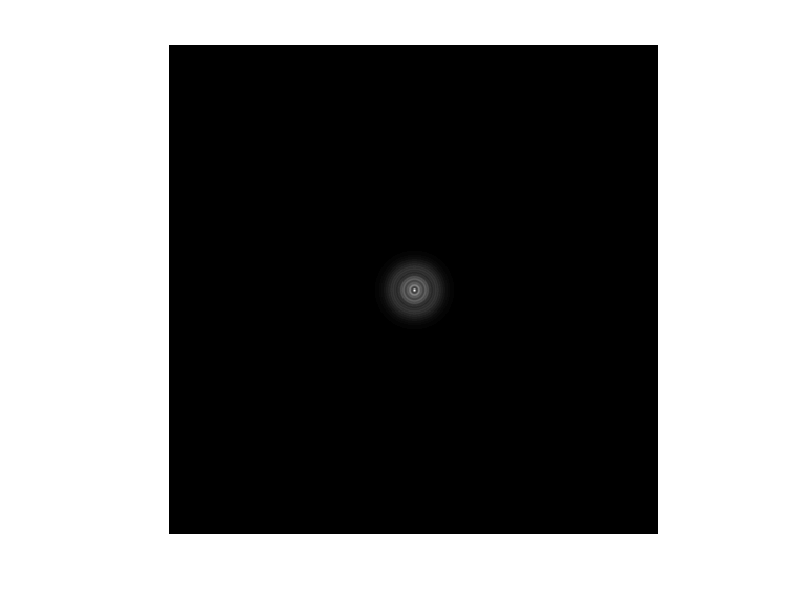
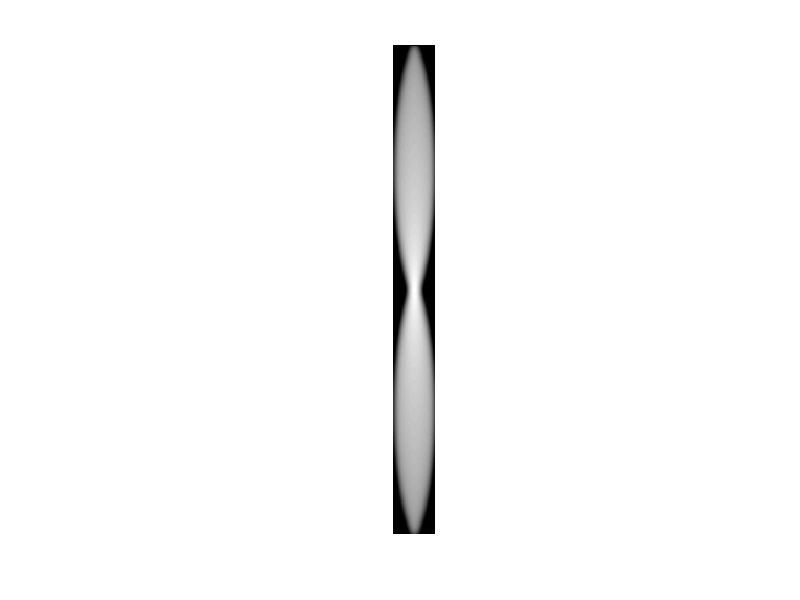
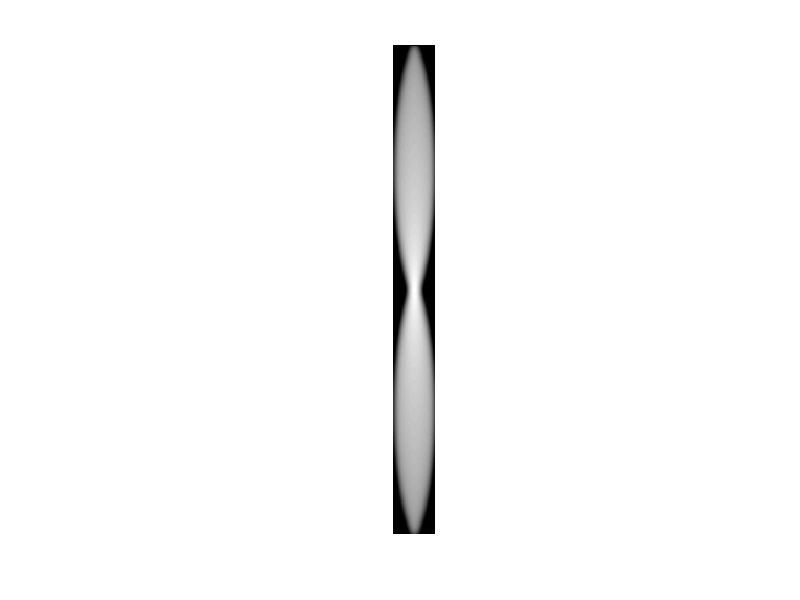
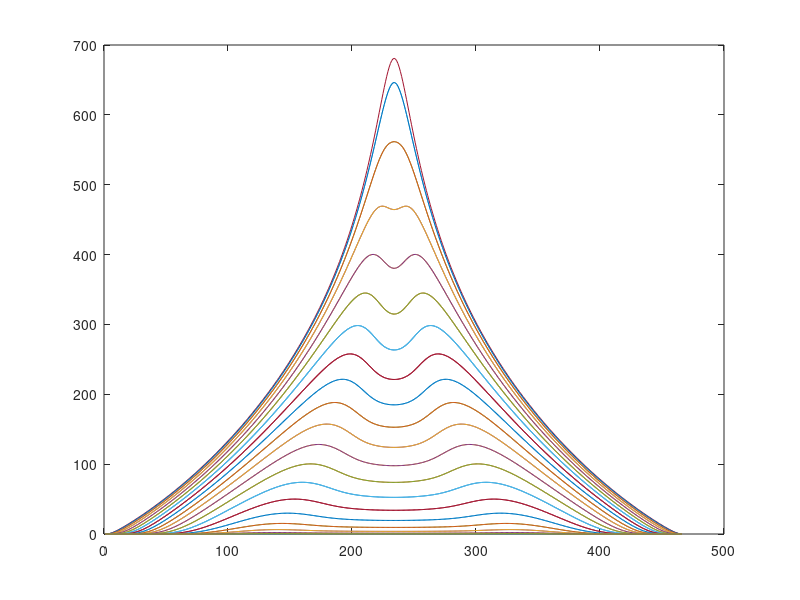

Write MATLAB code to recreate these figures, in order. (Note: this script raises an error after producing the figures.)
% SIM psf calculation for hexSIM with light sheet
% Simulates the raw images produced while scanning an object (3d point 
% cloud) through focus as the hexSIM illumination pattern is shifted 
% through 7 positions laterally.
% Finally it processes the illumination using the hxSimProcessor class to 
% generate superresolved output.

N=512;          % Points to use in FFT
pixelsize = 6.5;    % Camera pixel size
magnification = 60; % Objective magnification
dx=pixelsize/magnification;     % Sampling in lateral plane at the sample in um
NA=1.1;         % Numerical aperture at sample
n=1.33;         % Refractive index at sample
lambda=0.525;   % Wavelength in um
npoints=1000;   % Number of random points
rng(1234);      % set random number generator seed
% eta is the factor by which the illumination grid frequency exceeds the
% incoherent cutoff, eta=1 for normal SIM, eta=sqrt(3)/2 to maximise
% resolution without zeros in TF
% carrier is 2*kmax*eta
eta=1.0;
axial=false;     % Whether to model axial or in-plane polarised illumination

dxn = lambda/(4*NA);          % 2*Nyquist frequency in x and y.
Nn = ceil(N*dx/dxn/2)*2;      % Number of points at Nyquist sampling, even number
dxn = N*dx/Nn;                % correct spacing
res = lambda/(2*NA);
oversampling = res/dxn;       % factor by which pupil plane oversamples the coherent psf data

dk=oversampling/(Nn/2);       % Pupil plane sampling
[kx,ky] = meshgrid(-dk*Nn/2:dk:dk*Nn/2-dk,-dk*Nn/2:dk:dk*Nn/2-dk);

kr=sqrt(kx.^2+ky.^2);

% Raw pupil function, pupil defined over circle of radius 1.
csum=sum(sum((kr<1))); % normalise by csum so peak intensity is 1

zrange=7;          % distance either side of focus to calculate
alpha=asin(NA/n);
dzn=0.8*lambda/(2*n*(1-cos(alpha)));    % Nyquist sampling in z, reduce by 10% to account for gaussian light sheet
dz=0.4;             % step size in axial direction of PSF
Nz=2*ceil(zrange/dz);
dz=2*zrange/Nz;
Nzn=2*ceil(zrange/dzn);
dzn=2*zrange/Nzn;
if Nz < Nzn
    Nz = Nzn;
    dz = dzn;
end
clear psf;
psf=zeros(Nn,Nn,Nzn);
c=zeros(Nn);
fwhmz=3;            % FWHM of light sheet in z
sigmaz=fwhmz/2.355;

pupil = (kr<1);

%% Calculate 3d PSF

nz = 1;
disp("Calculating 3d psf");

tic
for z = -zrange:dzn:zrange-dzn
    c(pupil) = exp(1i*(z*n*2*pi/lambda*sqrt((1-kr(pupil).^2*NA^2/n^2))));
    psf(:,:,nz) = abs(fftshift(ifft2(c))).^2*exp(-z^2/2/sigmaz^2);
    nz = nz+1; 
end

% Normalised so power in resampled psf (see later on) is unity in focal plane
psf = psf * Nn^2/sum(pupil(:))*Nz/Nzn; 

toc

figure(1);
imshow(psf(:,:,Nzn/2+10),[]);

%% Calculate 3D-OTF

disp("Calculating 3d otf");

tic
otf = fftn(psf);
toc

aotf = abs(fftshift(otf));
m = max(aotf(:));
figure(2);
imshow(log(squeeze(aotf(Nn/2+1,:,:))+0.0001),[]);

figure(3);
imshow(log(squeeze(aotf(:,Nn/2+1,:))+0.0001),[]);

figure(4);
plot(squeeze(sum(aotf,[1 2])));

%% Set up some random points
disp("Calculating point cloud");
tic
rad = 10;        % radius of sphere of points
pointsx2 = (2*rand(npoints*2,3)-1).*[rad,rad,rad];

pointsx2r = sum(pointsx2.*pointsx2,2);

points_sphere = pointsx2(pointsx2r<rad^2,:);

points = points_sphere((1:npoints),:);
points(:,3)=points(:,3)/2;
toc

figure(20);
pcshow(points);

%% Generate phase tilts in frequency space

xyrange = Nn/2*dxn;
dkxy = pi/xyrange;
kxy = -Nn/2*dkxy:dkxy:(Nn/2-1)*dkxy;
dkz = pi/zrange;
kz = -Nzn/2*dkz:dkz:(Nzn/2-1)*dkz;

phasetilts=complex(single(zeros(Nn,Nn,Nzn,7)));

disp("Calculating pointwise phase tilts");

tic
% parfor j = 1:7
for j = 1:7
    pxyz = complex(single(zeros(Nn,Nn,Nzn)));
    for i = 1:npoints
        x=points(i,1);
        y=points(i,2);
        z=points(i,3)+dz/7*(j-1); 
        ph=eta*4*pi*NA/lambda;
        p1=-j*2*pi/7;
        p2=j*4*pi/7;
        if axial % axial polarisation normalised to peak intensity of 1
            ill = 2/9*(3/2+cos(ph*(y)+p1-p2)...
                +cos(ph*(y-sqrt(3)*x)/2+p1)...
                +cos(ph*(-y-sqrt(3)*x)/2+p2));
        else     % in plane polarisation normalised to peak intensity of 1
            ill = 2/9*(3-cos(ph*(y)+p1-p2)...
                -cos(ph*(y-sqrt(3)*x)/2+p1)...
                -cos(ph*(-y-sqrt(3)*x)/2+p2));
        end
        px = exp(1i*single(x*kxy));
        py = exp(1i*single(y*kxy));
        pz = exp(1i*single(z*kz))*ill;
        pxy = px.'*py;
        for ii = 1:length(kz)
            pxyz(:,:,ii) = pxy.*pz(ii);
        end
        phasetilts(:,:,:,j) = phasetilts(:,:,:,j)+pxyz;
    end
end
toc

%% CHeck illumination intensities
% 
% [x y] = meshgrid(-N/2*dx:dx:N/2*dx-dx,-N/2*dx:dx:N/2*dx-dx);
% 
% x=x/10;
% y=y/10;
% j=2;
% 
% p1=-j*2*pi/7;
% p2=j*4*pi/7;
% 
% % Incorrect
% ill = 2/9*(3-cos(ph*(y)+2*pi*j/7)...
%     -cos(ph*(y+sqrt(3)*x)/2+4*pi*j/7)...
%     -cos(ph*(y-sqrt(3)*x)/2+6*pi*j/7));
% % Correct
% ill = 2/9*(3-cos(ph*(y)+p1-p2)...
%     -cos(ph*(y-sqrt(3)*x)/2+p1)...
%     -cos(ph*(-y-sqrt(3)*x)/2+p2));
% 
% min(ill(:))
% 
% figure(1);
% imshow(ill,[]);

%% calculate output

disp("Calculating raw image stack");

tic

img = zeros(N,N,Nz*7,'single');

for j = 1:7
    ootf = fftshift(otf) .* phasetilts(:,:,:,j);
    img(:,:,j:7:end) = abs(ifftn(ootf,[N N Nz])); 
            % OK to use abs here as signal should be all positive.
            % Abs is required as the result will be complex as the 
            % fourier plane cannot be shifted back to zero when oversampling.
            % But should reduction in sampling be allowed here (Nz<Nzn)?
end
toc

figure(5);
imshow(sum(img,3),[]);

figure(6);
imshow(squeeze(sum(img,2)),[]);

% implay(img/max(img(:)));

%% Save generated images

% imgmax = max(img(:));
% stackfilename = "Raw_img_stack_512_inplane.tif";
% delete stackfilename;
% for i = 1:(Nz*7)
%     imwrite(uint16(65535*squeeze(img(:,:,i))/imgmax),stackfilename,'WriteMode','append');
% end

%% Reconstruct

h=HexSimProcessor();
h.NA=NA;
h.magnification=magnification;
h.w=0.05;
h.beta=0.99;
h.cleanup=false;
h.eta=0.8*eta;
h.axial=axial;
h.N=N;
h.debug=false;

disp("Calibration");
tic
h.calibrate(img(:,:,7*Nz/2+1:7*Nz/2+7)+img(:,:,7*Nz/2-13:7*Nz/2-7)+img(:,:,7*Nz/2+15:7*Nz/2+21));
h.reset()
toc

% imsr=single(zeros(400,400,Nz*7));
imsr=zeros(2*N,2*N,Nz*7,'single');

disp("Incremental reconstruction");
tic
for i = 1:Nz*7
    imsr(:,:,i) = h.reconstructframe(img(:,:,i),mod(i-1,7)+1);
end
toc

figure(8);
imshow(squeeze(sum(imsr,2)),[]);

% implay(imsr/max(imsr(:)));

%% Add poisson noise and recalculate, uncomment to simulate noisy data
% nphot = 100; % expected number of photons at brightest points in image
% 
% tic
% img = poissrnd(img*nphot);
% toc
% 
% % imsr=single(zeros(400,400,Nz*7));
% 
% tic
% for i = 1:Nz*7
%     imo = h.reconstructframe(img(:,:,i),mod(i-1,7)+1);
% %     imsr(:,:,i) = imo(313:712,313:712);
%     imsr(:,:,i) = imo(:,:);
% end
% toc
% 
% figure(9);
% imshow(squeeze(sum(imsr,2)),[]);
% 
% implay(imsr/max(imsr(:)));

%% Fourier spectra of output in 3d

fs = abs(fftshift(fftn(imsr)));
figure(12);
imshow(log(squeeze(abs(fs(N+1,:,:)))+10),[]);
figure(13);
imshow(log(squeeze(abs(fs(:,N+1,:)))+10),[]);
clear fs;

disp("Calculating z-filtered image stack");
tic
fsz=fft(imsr,7*Nz,3);
fsz(:,:,Nz/2+1:end-(Nz/2-1))=0;
imsrf=ifft(fsz,7*Nz,3,'symmetric');
toc
clear fsz;
figure(9);
imshow(squeeze(sum(imsrf,2)),[]);
% implay(imsrf/max(imsrf(:)));

fs = abs(fftshift(fftn(imsrf)));
figure(14);
imshow(log(squeeze(abs(fs(N+1,:,:)))+10),[]);
figure(15);
imshow(log(squeeze(abs(fs(:,N+1,:)))+10),[]);
clear fs;

disp("Calculating z-packed image stack");
tic
fsz=fft(imsr,7*Nz,3);
fssz = fsz(:,:,[1:Nz/2, end-(Nz/2-1):end]);
imsrfs = ifft(fssz,Nz,3,'symmetric');
toc
% implay(imsrfs/max(imsrfs(:)));
clear fsz;

profile on

disp("Calculating z-packed image stack in batch mode");
tic
imgout = h.batchreconstruct(img);
toc
%implay(imgout/max(imgout(:)));
fs = abs(fftshift(fftn(imgout)));
figure(16);
imshow(log(squeeze(abs(fs(N+1,:,:)))+0.1),[]);
% volumeViewer(imgout(128:384,128:384,:));

disp("Calculating z-packed image stack in compat batch mode");
tic
imgout = h.batchreconstructcompact(img);
toc
%implay(imgout/max(imgout(:)));
fs = abs(fftshift(fftn(imgout)));
figure(17);
imshow(log(squeeze(abs(fs(N+1,:,:)))+0.1),[]);
figure(19);
imshow(squeeze(sum(imgout,2)),[]);

profile off
profile viewer

fs = abs(fftshift(fftn(img)));
figure(18);
imshow(log(squeeze(abs(fs(N/2+1,:,:)))+10),[]);
disp("Calculating conventional image stack");
tic
fs=fft(img,7*Nz,3);
imgz=ifft(fs(:,:,[1:Nz/2, end-(Nz/2-1):end]),Nz,3,'symmetric');
toc
clear fs;
% implay(imgz/max(imgz(:)));
%volumeViewer(imgz(64:192,64:192,:));

%%
% saveVideo(img,'1000pts-raw.avi');
% saveVideo(imsr,'1000pts-inplane.avi');
% saveVideo(imsrf,'1000pts-inplane-z-filtered.avi');
% saveVideo(imsrfs,'1000pts-inplane-z-filtered-z-packed.avi');

%%

function saveVideo(imgs, filename)
    im8=uint8(imgs/max(imgs(:))*255);
    v = VideoWriter(filename);
    open(v)
    for i = 1:size(imgs,3)
        writeVideo(v,im8(:,:,i))
    end
    close(v)
end


